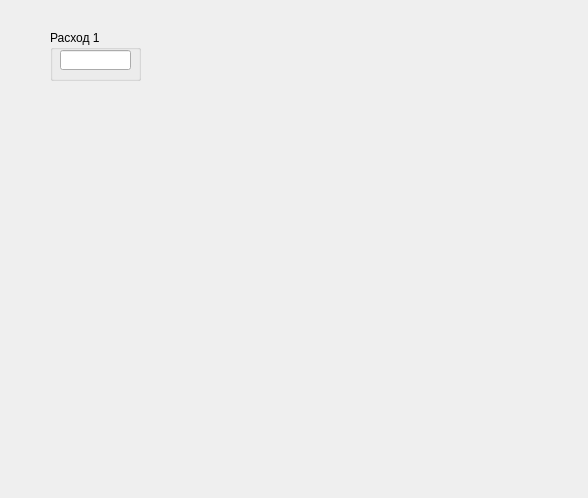
<?xml version="1.0" encoding="UTF-8"?>
<ui version="4.0">
 <class>Form</class>
 <widget class="QWidget" name="Form">
  <property name="geometry">
   <rect>
    <x>0</x>
    <y>0</y>
    <width>588</width>
    <height>498</height>
   </rect>
  </property>
  <property name="windowTitle">
   <string>TURA</string>
  </property>
  <property name="styleSheet">
   <string notr="true">&quot;class&quot;: &quot;DeviceTura&quot;, &quot;dev&quot;: &quot;TD202206&quot;</string>
  </property>
  <widget class="QGroupBox" name="groupBox">
   <property name="geometry">
    <rect>
     <x>50</x>
     <y>30</y>
     <width>91</width>
     <height>51</height>
    </rect>
   </property>
   <property name="title">
    <string>Расход 1</string>
   </property>
   <widget class="QLineEdit" name="lineFlowrate_1">
    <property name="geometry">
     <rect>
      <x>10</x>
      <y>20</y>
      <width>71</width>
      <height>20</height>
     </rect>
    </property>
   </widget>
  </widget>
 </widget>
 <resources/>
 <connections/>
</ui>
